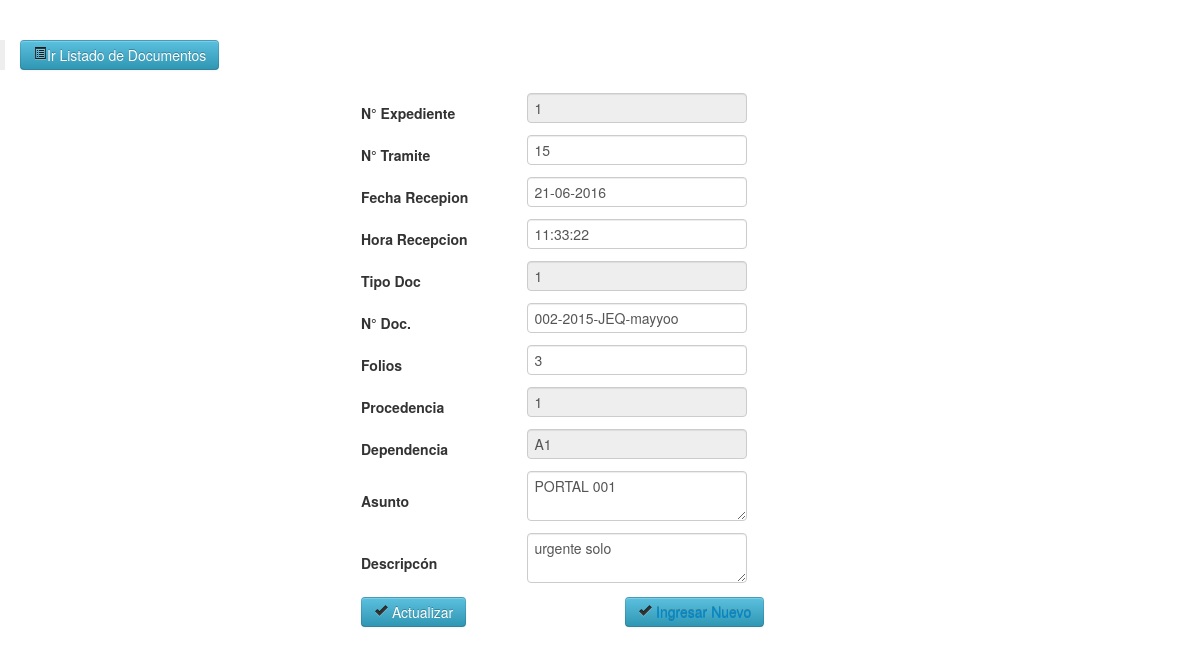
Page /admin/c_doc.php?id=54 (signed in) on the committed database.
### tables this page shows
CREATE TABLE IF NOT EXISTS `flujo` (
  `id` int(10) NOT NULL AUTO_INCREMENT,
  `idexpediente` varchar(10) NOT NULL,
  `tramite` varchar(20) NOT NULL,
  `fecha` varchar(10) NOT NULL,
  `hora` varchar(10) NOT NULL,
  `fechaf` varchar(10) NOT NULL,
  `horaf` varchar(10) NOT NULL,
  `tipodoc` varchar(10) NOT NULL,
  `ndoc` varchar(100) NOT NULL,
  `folios` varchar(10) NOT NULL,
  `procedencia` varchar(10) NOT NULL,
  `dependencia` varchar(10) NOT NULL,
  `asunto` varchar(100) NOT NULL,
  `descripcion` varchar(900) NOT NULL,
  `area` int(10) NOT NULL,
  `codep` varchar(10) NOT NULL,
  `estado` varchar(10) NOT NULL,
  PRIMARY KEY (`id`)
);

### admin/c_doc.php (the view, shortened to what this page needs)
<?php
		$nombre='';$tramite='';$tipodoc='';$fecha='';$hora='';$folios='';$ndoc='';$procedencia='';$dependencia='';$asunto='';$descripcion='';
		if(!empty($_GET['id'])){
			$id=$_GET['id'];
			$can=mysql_query("SELECT * FROM flujo where id=$id");
			if($dato=mysql_fetch_array($can)){
				$nombre=$dato['idexpediente'];
				$tramite=$dato['tramite'];
				$hora=$dato['hora'];
				$tipodoc=$dato['tipodoc'];
				$ndoc=$dato['ndoc'];
				$folios=$dato['folios'];
				$procedencia=$dato['procedencia'];
				$dependencia=$dato['dependencia'];
				$asunto=$dato['asunto'];
				$descripcion=$dato['descripcion'];
				$boton="Actualizar";
			}
		}else{
			$id='';
			$boton="Guardar";
		}
?>
<!DOCTYPE html>
<html lang="en">
<head>
    <link href="css/bootstrap.css" rel="stylesheet">
    <link href="css/bootstrap-responsive.css" rel="stylesheet">
    <link href="css/docs.css" rel="stylesheet">
    <link href="js/google-code-prettify/prettify.css" rel="stylesheet">
</head>
<body data-spy="scroll" data-target=".bs-docs-sidebar">
<blockquote>
 <a href="l_doc.php" class="btn btn-info"><i class="icon-list-alt"></i>Ir Listado de Documentos</a>
 </blockquote>
<div align="center">
<form name="form1" method="post" action="">
<table width="40%" border="0">
  <tr>
    <td colspan="3"><?php
        ?></td>
    </tr>
  <tr>
    <td width="44%"><strong>N° Expediente</strong></td>
    <td colspan="2">
    <?php
			if(!empty($nombre)){
				echo '<input type="text" name="nombre" id="nombre" value='.$nombre.' readonly>';
			}else{
			$query=mysql_query("select max(id) as id from expediente");
	$fila=mysql_fetch_array($query);
	$ultimo=$fila['id']+1;
				echo '<input type="text" name="nombre" id="nombre" value='.$ultimo.' readonly>';
			}
		?>
 </td>
  </tr>
   <tr>
    <td width="44%"><strong>N° Tramite</strong></td>
    <td colspan="2">
    <?php
			if(!empty($tramite)){
				echo '<input type="text" name="tramite" id="tramite" value='.$tramite.' >';
			}else{
				echo '<input type="text" name="tramite" id="tramite"  >';
			}
		?>
 </td>
  </tr>
  <tr>
    <td><strong>Fecha Recepion</strong></td>
    <td colspan="2">
		<?php
			if(!empty($fecha)){
				echo '<input type="text" name="fecha" id="fecha" value='.$fecha.' required>';
			}else{
				$fecha=date("d-m-Y");
				echo '<input type="text" name="fecha" id="fecha" value='.$fecha.' required>';
			}
		?>
    </td>
    </tr>
     <tr>
    <td><strong>Hora Recepcion</strong></td>
    <td colspan="2">
		<?php
			if(!empty($hora)){
				echo '<input type="text" name="hora" id="hora" value='.$hora.' required>';
			}else{
				$hora=date("H:i:s");
				echo '<input type="text" name="hora" id="hora" value='.$hora.' required>';
			}
		?>
    </td>
  </tr>
  <tr>
    <td><strong>Tipo Doc</strong></td>
    <td colspan="2">
	<?php
			if(!empty($tipodoc)){
				echo '<input type="text" name="tipodoc" id="tipodoc" value='.$tipodoc.' readonly>';
			}
	?>
    </td>
  </tr>
  <tr>
    <td><strong>N° Doc.</strong></td>
    <td colspan="2">
    			<?php
			if(!empty($ndoc)){
				echo '<input type="text" name="ndoc" id="ndoc" value='.$ndoc.' >';
			}else{
				echo '<input type="text" name="ndoc" id="ndoc" value="" onKeyUp="this.value=this.value.toUpperCase();" >';
			}
		?>
    </td>
  </tr>
   <tr>
    <td><strong>Folios</strong></td>
    <td colspan="2">
    			<?php
			if(!empty($folios)){
				echo '<input type="text" name="folios" id="folios" value='.$folios.' >';
			}else{
				echo '<input type="text" name="folios" id="folios" value='.$folios.' >';
			}
		?>
    </td>
  </tr>
  <tr>
    <td><strong>Procedencia</strong></td>
    <td colspan="2">
    	<?php
			if(!empty($procedencia)){
				echo '<input type="text" name="procedencia" id="procedencia" value='.$procedencia.' readonly>';
			}else{
	echo "<select name='procedencia' id='procedencia' required>";
	echo "<option value=''>Seleccionar...</option>";
			}
	?>
    </td>
  </tr>
  <tr>
    <td><strong>Dependencia</strong></td>
    <td colspan="2">
   <?php
			if(!empty($dependencia)){
				echo '<input type="text" name="dependencia" value='.$dependencia.' readonly>';
			}else{
	echo "<select name='dependencia' id='dependencia' required>";
	echo "<option value=''>Seleccionar...</option>";
			}
	?>
    </td>
  </tr>
  <tr>
    <td><strong>Asunto</strong></td>
    <td colspan="2">
    		<?php
			if(!empty($asunto)){
				echo '<textarea name="asunto" id="asunto"  required>'.$asunto.'</textarea>';
			}else{
				echo '<textarea name="asunto" id="asunto"  required></textarea>';
			}
		?>
    </td>
  </tr>
  <tr>
    <td><strong>Descripcón</strong></td>
    <td colspan="2">
    <?php
			if(!empty($descripcion)){
				echo '<textarea name="descripcion" id="descripcion"  required>'.$descripcion.'</textarea>';
			}else{
				echo '<textarea name="descripcion" id="descripcion"  required></textarea>';
			}
		?>
    </td>
  </tr>
   <tr>
    <td><strong></strong></td>
    <td colspan="2">
			</td>
  </tr>
  <tr>
    <td colspan="2">
      <button type="submit" class="btn btn-info"><i class="icon-ok"></i> <?php echo $boton; ?></button>   </td>
    <td width="56%">
      <?php if($boton=='Actualizar'){
          	echo '<button class="btn btn-info"><a href="c_doc.php"><i class="icon-ok"></i> Ingresar Nuevo</a></button>';
        } ?>
    </td>
  </tr>
   <tr>
    <td colspan="3">
    </td>
  </tr>
  <tr>
    <td colspan="3">&nbsp;</td>
  </tr>
</table>
</form>
</div>
</body>
</html>

### admin/css/docs.css (style rules this page uses)
body { position: relative; padding-top: 40px; }

### rows in the picture
flujo: nombre "1", tramite "15", hora "11:33:22", tipodoc "1", ndoc "002-2015-JEQ-mayyoo", folios "3", procedencia "1", dependencia "A1", asunto "PORTAL 001", descripcion "urgente solo"

### other values in the picture
$boton "Actualizar"
